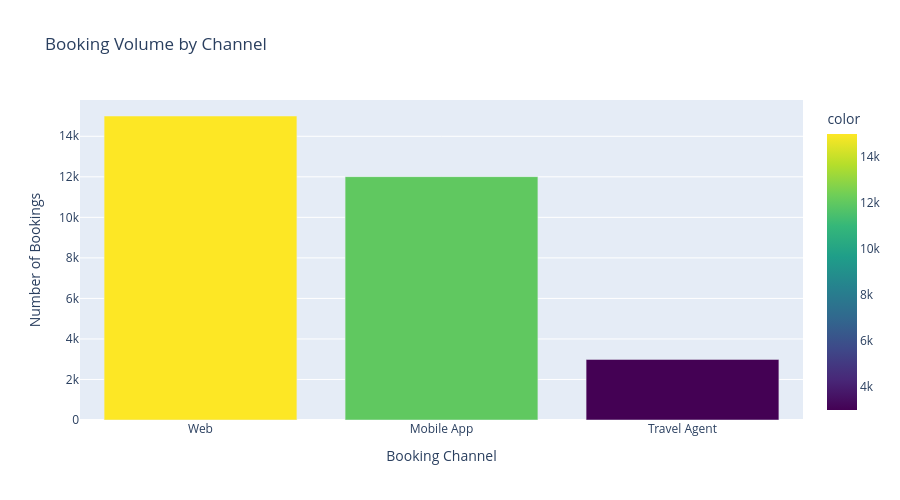
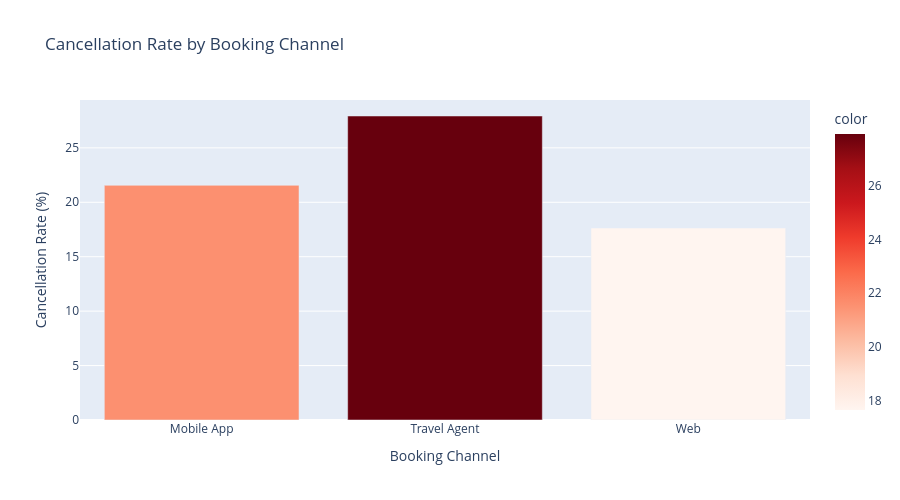
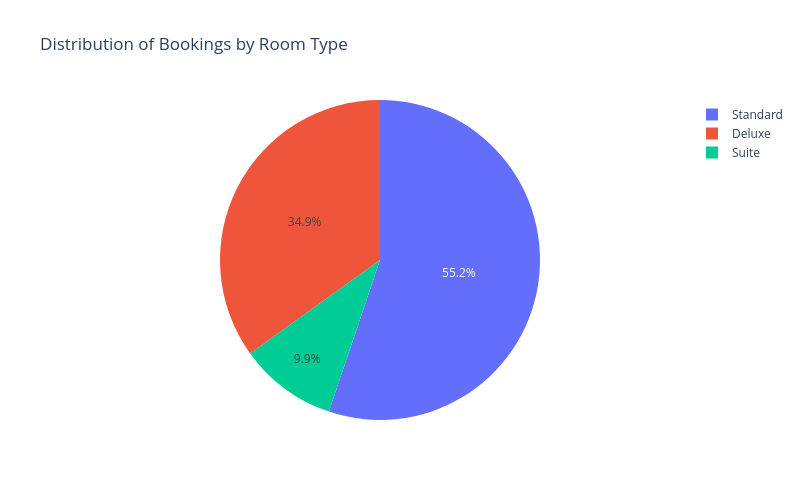
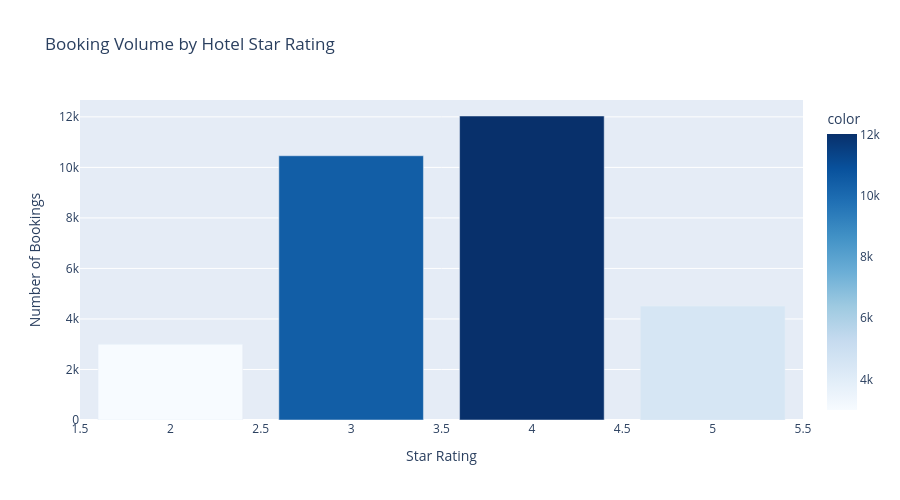

Notebook cell for these charts, in order:
### Markdown cell above
## Section 9: Visualization Dashboard

### Code cell
# Visualization 1: Booking Volume by Channel
fig1 = px.bar(
    x=df_clean['booking_channel'].value_counts().index,
    y=df_clean['booking_channel'].value_counts().values,
    labels={'x': 'Booking Channel', 'y': 'Number of Bookings'},
    title='Booking Volume by Channel',
    color=df_clean['booking_channel'].value_counts().values,
    color_continuous_scale='Viridis'
)
fig1.update_layout(height=500, width=900)
fig1.show()
print("✓ Chart 1: Booking Volume by Channel")

# Visualization 2: Cancellation Rate by Channel
channel_cancel_rate = df_clean.groupby('booking_channel').apply(
    lambda x: (x['booking_status'] == 'Cancelled').sum() / len(x) * 100
)
fig2 = px.bar(
    x=channel_cancel_rate.index,
    y=channel_cancel_rate.values,
    labels={'x': 'Booking Channel', 'y': 'Cancellation Rate (%)'},
    title='Cancellation Rate by Booking Channel',
    color=channel_cancel_rate.values,
    color_continuous_scale='Reds'
)
fig2.update_layout(height=500, width=900)
fig2.show()
print("✓ Chart 2: Cancellation Rate by Channel")

# Visualization 3: Booking Volume by Room Type
fig3 = px.pie(
    values=df_clean['room_type'].value_counts().values,
    names=df_clean['room_type'].value_counts().index,
    title='Distribution of Bookings by Room Type'
)
fig3.update_layout(height=500, width=800)
fig3.show()
print("✓ Chart 3: Booking Distribution by Room Type")

# Visualization 4: Booking Volume by Star Rating
fig4 = px.bar(
    x=df_clean['star_rating'].value_counts().sort_index().index,
    y=df_clean['star_rating'].value_counts().sort_index().values,
    labels={'x': 'Star Rating', 'y': 'Number of Bookings'},
    title='Booking Volume by Hotel Star Rating',
    color=df_clean['star_rating'].value_counts().sort_index().values,
    color_continuous_scale='Blues'
)
fig4.update_layout(height=500, width=900)
fig4.show()
print("✓ Chart 4: Booking Volume by Star Rating")

# Visualization 5: Average Booking Value by Channel
avg_value_channel = df_clean.groupby('booking_channel')['booking_value'].mean().sort_values(ascending=False)
fig5 = px.bar(
    x=avg_value_channel.index,
    y=avg_value_channel.values,
    labels={'x': 'Booking Channel', 'y': 'Average Booking Value ($)'},
    title='Average Booking Value by Channel',
    color=avg_value_channel.values,
    color_continuous_scale='Greens'
)
fig5.update_layout(height=500, width=900)
fig5.show()
print("✓ Chart 5: Average Booking Value by Channel")

# Visualization 6: Booking Status Distribution
status_counts = df_clean['booking_status'].value_counts()
fig6 = px.pie(
    values=status_counts.values,
    names=status_counts.index,
    title='Overall Booking Status Distribution',
    color_discrete_sequence=['#1f77b4', '#ff7f0e', '#d62728']
)
fig6.update_layout(height=500, width=800)
fig6.show()
print("✓ Chart 6: Booking Status Distribution")

# Visualization 7: Monthly Booking Trends
monthly_bookings_count = df_clean.groupby('booking_month').size()
monthly_avg_value = df_clean.groupby('booking_month')['booking_value'].mean()

fig7 = make_subplots(specs=[[{"secondary_y": True}]])
fig7.add_trace(
    go.Bar(x=monthly_bookings_count.index, y=monthly_bookings_count.values, 
           name="Booking Count", marker_color='lightskyblue'),
    secondary_y=False
)
fig7.add_trace(
    go.Scatter(x=monthly_avg_value.index, y=monthly_avg_value.values, 
               name="Avg Booking Value", marker_color='red', mode='lines+markers'),
    secondary_y=True
)
fig7.update_layout(title='Monthly Booking Trends', height=500, width=900)
fig7.update_yaxes(title_text="Booking Count", secondary_y=False)
fig7.update_yaxes(title_text="Avg Booking Value ($)", secondary_y=True)
fig7.show()
print("✓ Chart 7: Monthly Booking Trends")

# Visualization 8: Cancellation Rate by Room Type
room_cancel_rate = df_clean.groupby('room_type').apply(
    lambda x: (x['booking_status'] == 'Cancelled').sum() / len(x) * 100
).sort_values(ascending=False)
fig8 = px.bar(
    x=room_cancel_rate.index,
    y=room_cancel_rate.values,
    labels={'x': 'Room Type', 'y': 'Cancellation Rate (%)'},
    title='Cancellation Rate by Room Type',
    color=room_cancel_rate.values,
    color_continuous_scale='Oranges'
)
fig8.update_layout(height=500, width=900)
fig8.show()
print("✓ Chart 8: Cancellation Rate by Room Type")

# Visualization 9: Channel Performance - Revenue vs Profit
channel_metrics = df_clean.groupby('booking_channel').agg({
    'selling_price': 'sum',
    'profit_per_booking': 'sum'
})

fig9 = px.bar(
    x=channel_metrics.index,
    y=[channel_metrics['selling_price'], channel_metrics['profit_per_booking']],
    barmode='group',
    labels={'x': 'Booking Channel', 'y': 'Amount ($)'},
    title='Total Revenue vs Total Profit by Channel'
)
fig9.update_layout(height=500, width=900)
fig9.show()
print("✓ Chart 9: Revenue vs Profit by Channel")

# Visualization 10: Advance Booking Days vs Cancellation Rate
advance_cancel_vis = df_clean.groupby('advance_booking_category', observed=True).apply(
    lambda x: (x['booking_status'] == 'Cancelled').sum() / len(x) * 100
)
fig10 = px.bar(
    x=advance_cancel_vis.index.astype(str),
    y=advance_cancel_vis.values,
    labels={'x': 'Advance Booking Period', 'y': 'Cancellation Rate (%)'},
    title='Cancellation Rate by Advance Booking Period',
    color=advance_cancel_vis.values,
    color_continuous_scale='RdYlGn_r'
)
fig10.update_layout(height=500, width=900)
fig10.show()
print("✓ Chart 10: Cancellation Rate by Advance Booking Period")

print("\n" + "="*70)
print("✓ ALL VISUALIZATIONS GENERATED AND DISPLAYED INLINE!")
print("="*70)

### Figure 1 — Plotly figure (JSON) as saved in the notebook; plotly's stock layout.template omitted (floating-point values rounded to 4 significant figures)
{"data": [{"hovertemplate": "Booking Channel=%{x}<br>Number of Bookings=%{y}<br>color=%{marker.color}<extra></extra>", "legendgroup": "", "marker": {"color": [15001, 12009, 2990], "coloraxis": "coloraxis", "pattern": {"shape": ""}}, "name": "", "orientation": "v", "showlegend": false, "textposition": "auto", "type": "bar", "x": ["Web", "Mobile App", "Travel Agent"], "xaxis": "x", "y": [15001, 12009, 2990], "yaxis": "y"}], "layout": {"barmode": "relative", "coloraxis": {"colorbar": {"title": {"text": "color"}}, "colorscale": [[0, "#440154"], [0.1111, "#482878"], [0.2222, "#3e4989"], [0.3333, "#31688e"], [0.4444, "#26828e"], [0.5556, "#1f9e89"], [0.6667, "#35b779"], [0.7778, "#6ece58"], [0.8889, "#b5de2b"], [1, "#fde725"]]}, "height": 500, "legend": {"tracegroupgap": 0}, "title": {"text": "Booking Volume by Channel"}, "width": 900, "xaxis": {"anchor": "y", "domain": [0, 1], "title": {"text": "Booking Channel"}}, "yaxis": {"anchor": "x", "domain": [0, 1], "title": {"text": "Number of Bookings"}}}}

### Figure 2 — Plotly figure (JSON) as saved in the notebook; plotly's stock layout.template omitted (floating-point values rounded to 4 significant figures)
{"data": [{"hovertemplate": "Booking Channel=%{x}<br>Cancellation Rate (%)=%{y}<br>color=%{marker.color}<extra></extra>", "legendgroup": "", "marker": {"color": [21.56, 27.93, 17.64], "coloraxis": "coloraxis", "pattern": {"shape": ""}}, "name": "", "orientation": "v", "showlegend": false, "textposition": "auto", "type": "bar", "x": ["Mobile App", "Travel Agent", "Web"], "xaxis": "x", "y": [21.56, 27.93, 17.64], "yaxis": "y"}], "layout": {"barmode": "relative", "coloraxis": {"colorbar": {"title": {"text": "color"}}, "colorscale": [[0, "rgb(255,245,240)"], [0.125, "rgb(254,224,210)"], [0.25, "rgb(252,187,161)"], [0.375, "rgb(252,146,114)"], [0.5, "rgb(251,106,74)"], [0.625, "rgb(239,59,44)"], [0.75, "rgb(203,24,29)"], [0.875, "rgb(165,15,21)"], [1, "rgb(103,0,13)"]]}, "height": 500, "legend": {"tracegroupgap": 0}, "title": {"text": "Cancellation Rate by Booking Channel"}, "width": 900, "xaxis": {"anchor": "y", "domain": [0, 1], "title": {"text": "Booking Channel"}}, "yaxis": {"anchor": "x", "domain": [0, 1], "title": {"text": "Cancellation Rate (%)"}}}}

### Figure 3 — Plotly figure (JSON) as saved in the notebook; plotly's stock layout.template omitted (floating-point values rounded to 4 significant figures)
{"data": [{"domain": {"x": [0, 1], "y": [0, 1]}, "hovertemplate": "label=%{label}<br>value=%{value}<extra></extra>", "labels": ["Standard", "Deluxe", "Suite"], "legendgroup": "", "name": "", "showlegend": true, "type": "pie", "values": [16552, 10478, 2970]}], "layout": {"height": 500, "legend": {"tracegroupgap": 0}, "title": {"text": "Distribution of Bookings by Room Type"}, "width": 800}}

### Figure 4 — Plotly figure (JSON) as saved in the notebook; plotly's stock layout.template omitted (floating-point values rounded to 4 significant figures)
{"data": [{"hovertemplate": "Star Rating=%{x}<br>Number of Bookings=%{y}<br>color=%{marker.color}<extra></extra>", "legendgroup": "", "marker": {"color": [2995, 10460, 12034, 4511], "coloraxis": "coloraxis", "pattern": {"shape": ""}}, "name": "", "orientation": "v", "showlegend": false, "textposition": "auto", "type": "bar", "x": [2, 3, 4, 5], "xaxis": "x", "y": [2995, 10460, 12034, 4511], "yaxis": "y"}], "layout": {"barmode": "relative", "coloraxis": {"colorbar": {"title": {"text": "color"}}, "colorscale": [[0, "rgb(247,251,255)"], [0.125, "rgb(222,235,247)"], [0.25, "rgb(198,219,239)"], [0.375, "rgb(158,202,225)"], [0.5, "rgb(107,174,214)"], [0.625, "rgb(66,146,198)"], [0.75, "rgb(33,113,181)"], [0.875, "rgb(8,81,156)"], [1, "rgb(8,48,107)"]]}, "height": 500, "legend": {"tracegroupgap": 0}, "title": {"text": "Booking Volume by Hotel Star Rating"}, "width": 900, "xaxis": {"anchor": "y", "domain": [0, 1], "title": {"text": "Star Rating"}}, "yaxis": {"anchor": "x", "domain": [0, 1], "title": {"text": "Number of Bookings"}}}}
